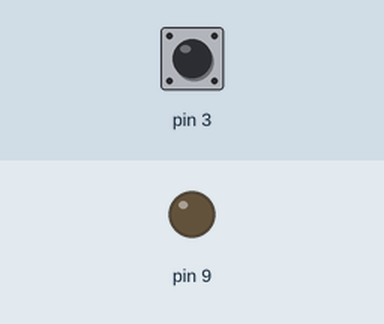
A sketch run on a simulated Arduino Uno, built with avr-gcc and run on an emulated ATmega328P. On the bench: output pins drawn as LEDs (lit = HIGH). The test bench sets the inputs (shaded band); at power-on: pin 3 HIGH.

Above: at 0.8 s.
0.9 s: pin 3 pulled LOW for 0.15 s
At 1.8 s:
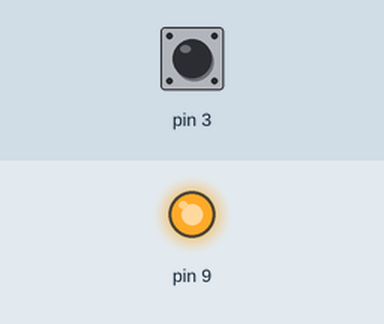
2.6 s: pin 3 pulled LOW for 1 s
At 3.1 s:
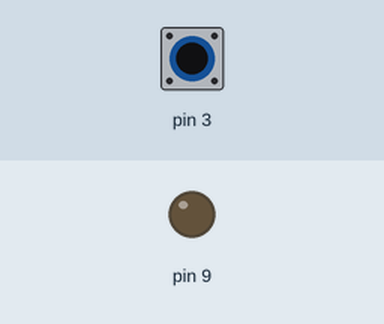
5.1 s: pin 3 pulled LOW for 3.2 s
At 6.2 s:
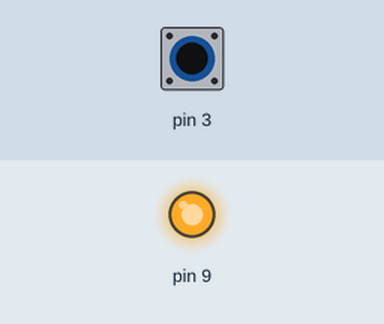
Timing chart, 0 to 8.1 s (numbered marks = the images above; inputs shaded):
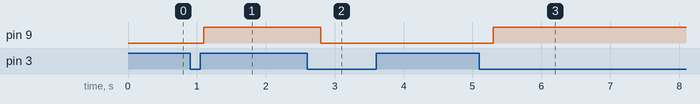

The sketch:

baremetal_toggle_button.ino
```cpp
#include <avr/io.h>
#include <util/delay.h>

int main(void)
{
    // -------- Configure LED (PB1) as OUTPUT --------
    DDRB |= (1 << PB1);

    // -------- Configure Button (PD3) as INPUT --------
    DDRD &= ~(1 << PD3);

    // Enable internal pull-up resistor on PD3
    PORTD |= (1 << PD3);

    uint8_t lastButtonState = 1;  // Button released (pull-up HIGH)

    while (1)
    {
        uint8_t currentButtonState = (PIND & (1 << PD3));

        // Detect falling edge (HIGH -> LOW)
        if (lastButtonState && !currentButtonState)
        {
            _delay_ms(200);  // Debounce

            // Toggle LED
            PORTB ^= (1 << PB1);
        }

        lastButtonState = currentButtonState;
    }
}
```

Measured:
- after the input at 0.9 s, pin 9: LOW → HIGH after 0.20 s
- after the input at 2.6 s, pin 9: HIGH → LOW after 0.20 s
- after the input at 5.1 s, pin 9: LOW → HIGH after 0.20 s
